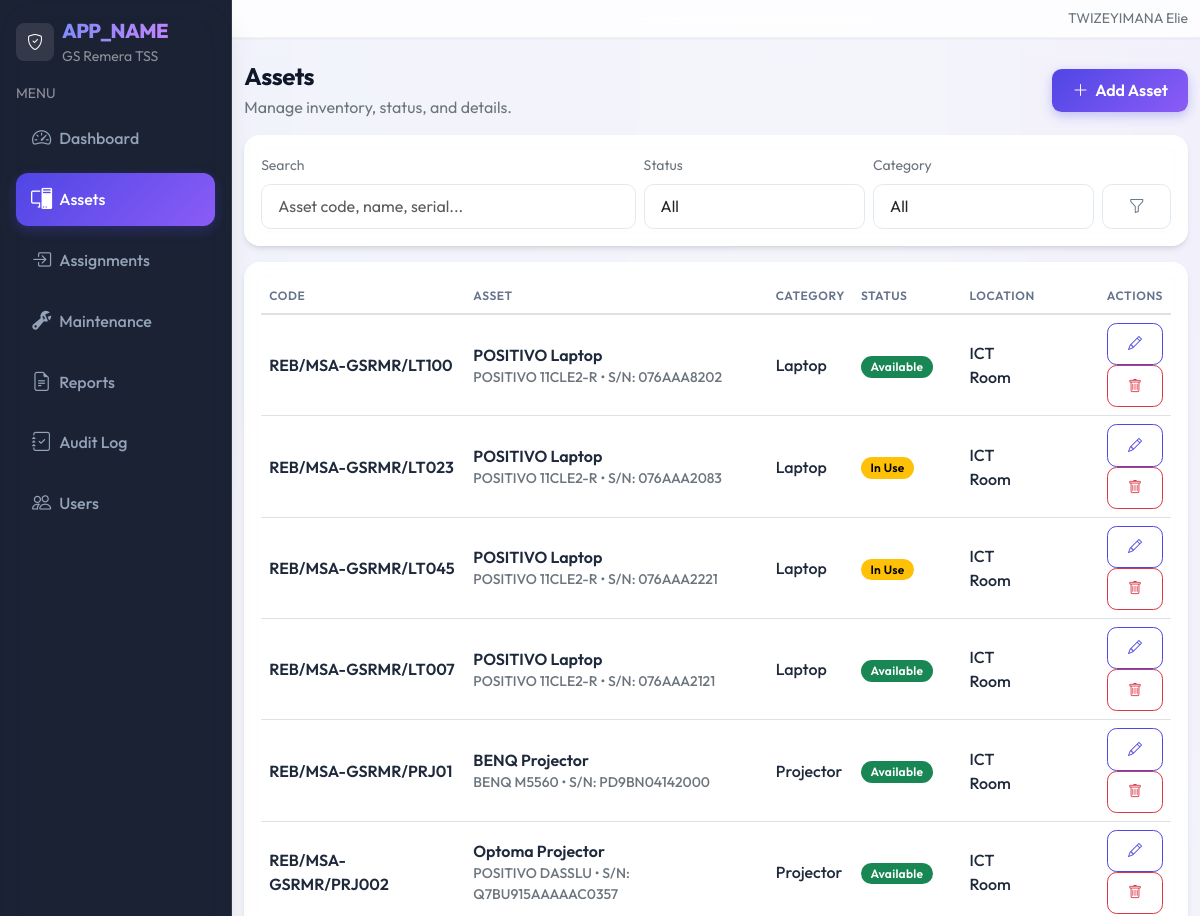
Page /admin/assets/index.php (signed in, upper part) on the earlier database version.
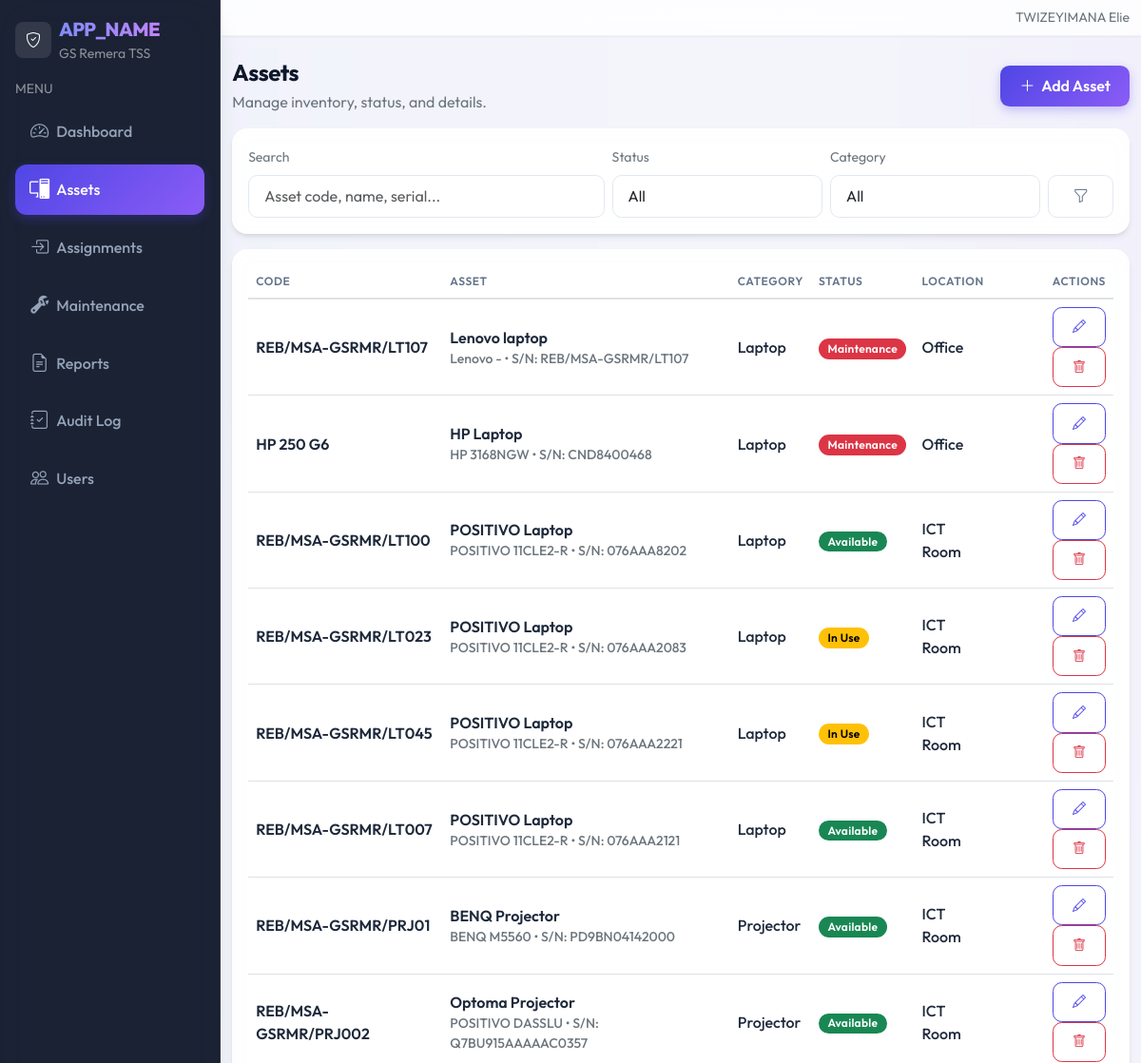
Same page on the later database version.
### tables this page shows
CREATE TABLE `assets` (
  `id` int(10) UNSIGNED NOT NULL,
  `asset_code` varchar(40) NOT NULL,
  `asset_name` varchar(120) NOT NULL,
  `category_id` int(10) UNSIGNED NOT NULL,
  `brand` varchar(80) DEFAULT NULL,
  `model` varchar(80) DEFAULT NULL,
  `serial_number` varchar(80) DEFAULT NULL,
  `purchase_date` date DEFAULT NULL,
  `asset_condition` enum('New','Good','Fair','Damaged') NOT NULL DEFAULT 'Good',
  `status` enum('Available','In Use','Maintenance','Lost') NOT NULL DEFAULT 'Available',
  `location_id` int(10) UNSIGNED NOT NULL,
  `image_path` varchar(255) DEFAULT NULL,
  `notes` text,
  `created_at` datetime NOT NULL DEFAULT CURRENT_TIMESTAMP,
  `updated_at` datetime DEFAULT NULL ON UPDATE CURRENT_TIMESTAMP
);

CREATE TABLE `asset_categories` (
  `id` int(10) UNSIGNED NOT NULL,
  `name` varchar(80) NOT NULL
);

CREATE TABLE `locations` (
  `id` int(10) UNSIGNED NOT NULL,
  `name` varchar(80) NOT NULL
);

### includes/url.php (called while the page is built, shortened)
<?php
function base_url(): string
{
  $b = defined('BASE_URL') ? (string)BASE_URL : '';
  $b = rtrim($b, '/');
  return $b;
}
function url(string $path): string
{
  $full = base_url() . $path;
  return $full === '' ? '/' : $full;
}

### admin/assets/index.php (the view, shortened to what the changed rows need)
<?php
require_once __DIR__ . '/../../includes/layout.php';
require_once __DIR__ . '/../../includes/url.php';
$pdo = db();
$params = [];
$sql = "
  SELECT a.*, c.name AS category_name, l.name AS location_name
  FROM assets a
  JOIN asset_categories c ON c.id = a.category_id
  JOIN locations l ON l.id = a.location_id
";
$sql .= " ORDER BY a.id DESC LIMIT 200";
$stmt = $pdo->prepare($sql);
$stmt->execute($params);
$assets = $stmt->fetchAll();
layout_header('Assets', 'assets');
?>
<div class="d-flex align-items-center justify-content-between flex-wrap gap-2 mb-3">
  <div>
    <h1 class="h4 mb-1">Assets</h1>
  </div>
</div>
<div class="card table-card">
  <div class="card-body">
    <div class="table-responsive">
      <table class="table align-middle">
        <thead>
          <tr class="text-secondary small">
            <th>Code</th>
            <th>Asset</th>
            <th>Category</th>
            <th>Status</th>
            <th>Location</th>
            <th class="text-end">Actions</th>
          </tr>
        </thead>
        <tbody>
          <?php foreach ($assets as $a): ?>
            <tr>
              <td class="fw-semibold"><?php echo htmlspecialchars($a['asset_code']); ?></td>
              <td>
                <div class="fw-semibold"><?php echo htmlspecialchars($a['asset_name']); ?></div>
                <div class="small text-secondary">
                  <?php echo htmlspecialchars(trim(($a['brand'] ?? '') . ' ' . ($a['model'] ?? ''))); ?>
                  <?php if (!empty($a['serial_number'])): ?>
                    • S/N: <?php echo htmlspecialchars($a['serial_number']); ?>
                  <?php endif; ?>
                </div>
              </td>
              <td><?php echo htmlspecialchars($a['category_name']); ?></td>
              <td>
                <?php
                  $badge = 'secondary';
                  if ($a['status'] === 'Available') $badge = 'success';
                  elseif ($a['status'] === 'In Use') $badge = 'warning';
                  elseif ($a['status'] === 'Maintenance') $badge = 'danger';
                ?>
                <span class="badge text-bg-<?php echo $badge; ?>"><?php echo htmlspecialchars($a['status']); ?></span>
              </td>
              <td><?php echo htmlspecialchars($a['location_name']); ?></td>
              <td class="text-end">
                <a class="btn btn-sm btn-outline-primary" href="<?php echo htmlspecialchars(url('/admin/assets/edit.php')); ?>?id=<?php echo (int)$a['id']; ?>">
                  <i class="bi bi-pencil"></i>
                </a>
                <a class="btn btn-sm btn-outline-danger"
                   data-confirm="Delete this asset? This action cannot be undone."
                   href="<?php echo htmlspecialchars(url('/admin/assets/delete.php')); ?>?id=<?php echo (int)$a['id']; ?>">
                  <i class="bi bi-trash"></i>
                </a>
              </td>
            </tr>
          <?php endforeach; ?>
        </tbody>
      </table>
    </div>
  </div>
</div>
<?php layout_footer(); ?>

### includes/layout.php (shortened to what the changed rows need)
<?php
require_once __DIR__ . '/url.php';
function layout_header(string $title, string $active = ''): void
{
  $navItems = [
    ['label' => 'Dashboard', 'icon' => 'bi-speedometer2', 'href' => url('/index.php'), 'key' => 'dashboard', 'roles' => ['admin','teacher','viewer']],
    ['label' => 'Assets', 'icon' => 'bi-pc-display', 'href' => url('/admin/assets/index.php'), 'key' => 'assets', 'roles' => ['admin','teacher','viewer']],
    ['label' => 'Assignments', 'icon' => 'bi-box-arrow-in-right', 'href' => url('/teacher/assignments/index.php'), 'key' => 'assignments', 'roles' => ['admin','teacher','viewer']],
    ['label' => 'Maintenance', 'icon' => 'bi-wrench-adjustable', 'href' => url('/teacher/maintenance/index.php'), 'key' => 'maintenance', 'roles' => ['admin','teacher']],
    ['label' => 'Reports', 'icon' => 'bi-file-earmark-text', 'href' => url('/reports/index.php'), 'key' => 'reports', 'roles' => ['admin','teacher','viewer']],
    ['label' => 'Audit Log', 'icon' => 'bi-journal-check', 'href' => url('/admin/audit/index.php'), 'key' => 'audit', 'roles' => ['admin']],
    ['label' => 'Users', 'icon' => 'bi-people', 'href' => url('/admin/users/index.php'), 'key' => 'users', 'roles' => ['admin']],
  ];
  ?>
  <!doctype html>
  <html lang="en">
  <head>
    <link href="https://cdn.jsdelivr.net/npm/bootstrap@5.3.3/dist/css/bootstrap.min.css" rel="stylesheet">
    <link href="https://cdn.jsdelivr.net/npm/bootstrap-icons@1.11.3/font/bootstrap-icons.min.css" rel="stylesheet">
    <link href="<?php echo htmlspecialchars(url('/assets/css/app.css')); ?>" rel="stylesheet">
  </head>
  <body>
    <div class="d-flex app-shell">
      <aside class="sidebar d-none d-md-flex flex-column p-3">
        <nav class="nav nav-pills flex-column gap-1">
          <?php foreach ($navItems as $item): ?>
            <a class="nav-link <?php echo ($active === $item['key']) ? 'active' : ''; ?>"
               href="<?php echo htmlspecialchars($item['href']); ?>">
              <i class="bi <?php echo htmlspecialchars($item['icon']); ?> me-2"></i>
              <?php echo htmlspecialchars($item['label']); ?>
            </a>
          <?php endforeach; ?>
        </nav>
      </aside>
      <main class="content">
        <div class="container-fluid py-4">
  <?php
}
function layout_footer(): void
{
  ?>
        </div>
      </main>
    </div>
  </body>
  </html>
  <?php
}

Differences in the rows shown:
added assets: asset_code "REB/MSA-GSRMR/LT107", asset_name "Lenovo laptop", brand+model "Lenovo -", serial_number "REB/MSA-GSRMR/LT107", category.name "Laptop", status "Maintenance", location.name "Office"
added assets: asset_code "HP 250 G6", asset_name "HP Laptop", brand+model "HP 3168NGW", serial_number "CND8400468", category.name "Laptop", status "Maintenance", location.name "Office"
